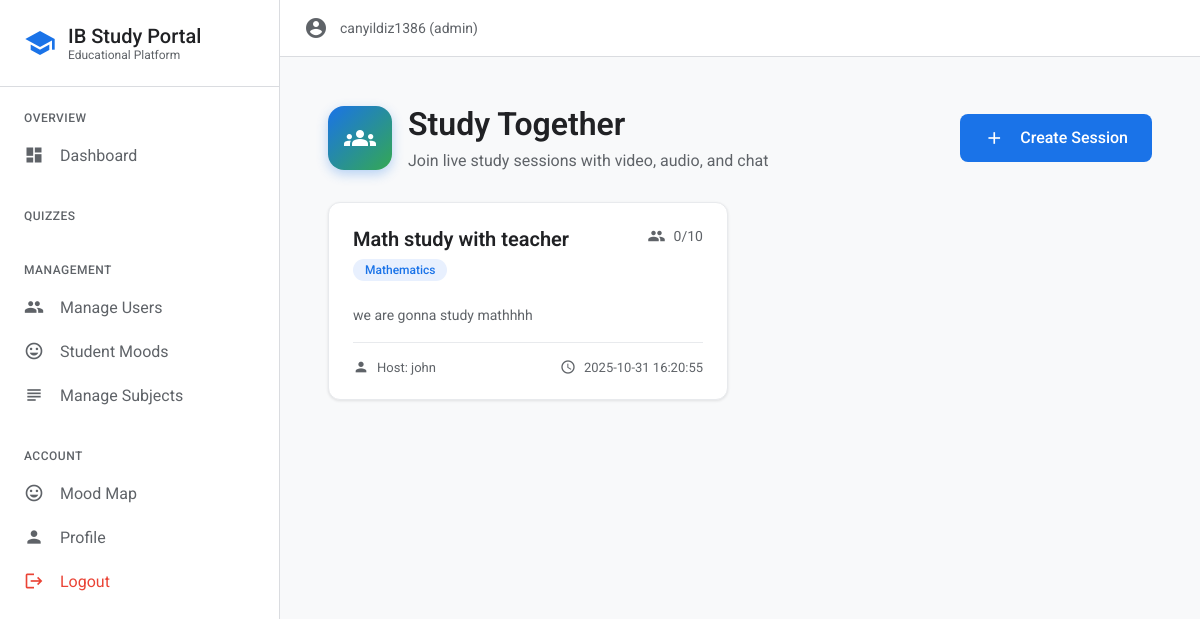
The page /study_together (signed in) on the database as committed earlier.
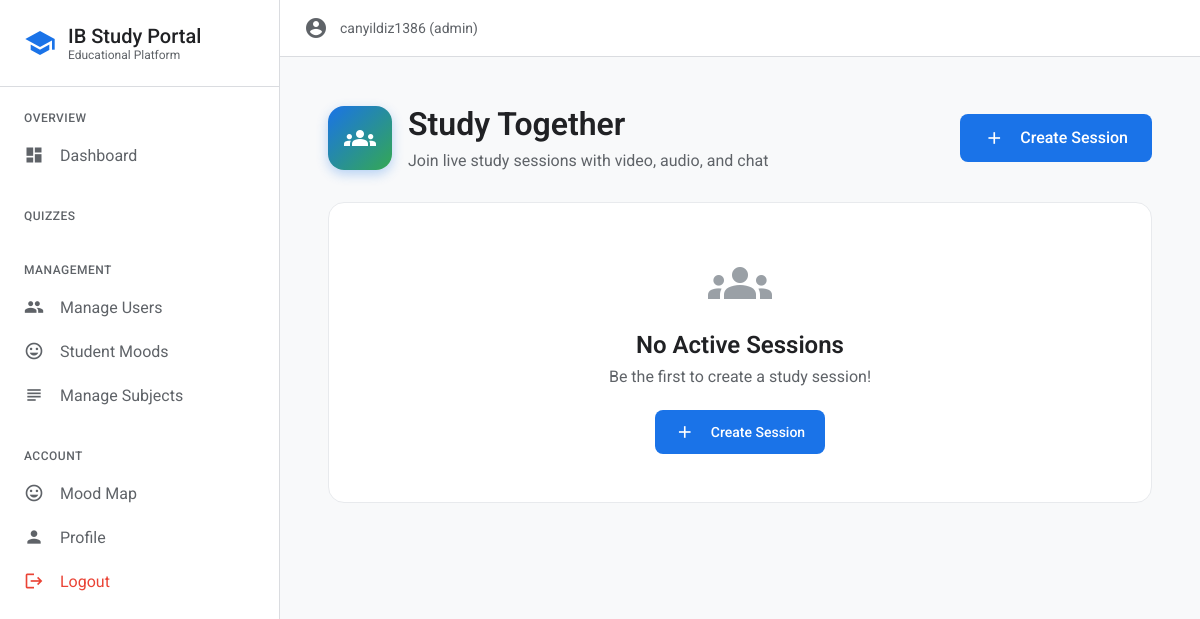
The same page on the database as committed later.
### tables this page shows
CREATE TABLE study_sessions (id INTEGER PRIMARY KEY AUTOINCREMENT,host_id INTEGER NOT NULL,title TEXT NOT NULL,subject_id INTEGER,description TEXT,max_participants INTEGER DEFAULT 10,created_at TIMESTAMP DEFAULT CURRENT_TIMESTAMP,is_active INTEGER DEFAULT 1,FOREIGN KEY (host_id) REFERENCES users (id),FOREIGN KEY (subject_id) REFERENCES subjects (id));

CREATE TABLE subjects (id INTEGER PRIMARY KEY AUTOINCREMENT,name TEXT UNIQUE NOT NULL);

CREATE TABLE users (id INTEGER PRIMARY KEY AUTOINCREMENT,username TEXT UNIQUE NOT NULL,password_hash TEXT NOT NULL,role TEXT NOT NULL DEFAULT 'student',face_image TEXT, grade TEXT);

### utils/auth.py (the view)
	def wrapper(*args,**kwargs):
		if 'user_id' not in session:
			flash('You need to login first','error')
			return redirect(url_for('login'))
		return f(*args,**kwargs)

### app.py (called while the page is built)
@app.context_processor
def inject_mood_theme():
    mood = session.get('user_mood')
    if mood:
        theme = get_mood_theme(mood)
        return {'user_mood': mood, 'mood_theme': theme}
    return {'user_mood': None, 'mood_theme': None}

@app.route('/study_together')
@login_required
def study_together():
    user = get_current_user()
    user_subjects = get_user_subjects(user['id']) if user['role'] in ['student', 'teacher'] else []
    sessions = get_study_sessions()
    return render_template('study_together.html', sessions=sessions, user_subjects=user_subjects, user=user)

### database/db.py (called while the page is built)
def get_db_connection():return sqlite3.connect(DATABASE)

### utils/auth.py (called while the page is built)
def login_required(f):
	def wrapper(*args,**kwargs):
		if 'user_id' not in session:
			flash('You need to login first','error')
			return redirect(url_for('login'))
		return f(*args,**kwargs)
	wrapper.__name__=f.__name__
	return wrapper

def get_current_user():
	user_id,username,role=session.get('user_id'),session.get('username'),session.get('role')
	return {'id':user_id,'username':username,'role':role}

### templates/study_together.html (shortened to what the changed rows need)
{% extends "base.html" %}
{% block content %}
<div style="max-width: 1400px; margin: 0 auto; padding: 24px;">
    <div style="display: flex; align-items: center; justify-content: space-between; margin-bottom: 32px;">
        <div style="display: flex; align-items: center; gap: 16px;">
            <div>
                <h1 style="margin: 0 0 8px 0; font-size: 32px; font-weight: 600; color: #202124;">Study Together</h1>
            </div>
        </div>
    </div>
    {% if sessions %}
    <div style="display: grid; grid-template-columns: repeat(auto-fill, minmax(350px, 1fr)); gap: 24px;">
        {% for session in sessions %}
        <div class="google-card" style="padding: 24px; cursor: pointer;" onclick="window.location.href='{{ url_for('study_session', session_id=session.id) }}'">
            <div style="display: flex; align-items: start; justify-content: space-between; margin-bottom: 16px;">
                <div style="flex: 1;">
                    <h3 style="margin: 0 0 8px 0; font-size: 20px; font-weight: 600; color: #202124;">{{ session.title }}</h3>
                    {% if session.subject_name %}
                    <span style="display: inline-block; padding: 4px 12px; background: #e8f0fe; color: #1a73e8; border-radius: 12px; font-size: 12px; font-weight: 500; margin-bottom: 8px;">{{ session.subject_name }}</span>
                    {% endif %}
                </div>
                <div style="display: flex; align-items: center; gap: 8px; color: #5f6368; font-size: 14px;">
                    <span class="material-icons" style="font-size: 18px;">people</span>
                    <span>{{ session.participant_count }}/{{ session.max_participants }}</span>
                </div>
            </div>
            {% if session.description %}
            <p style="margin: 0 0 16px 0; color: #5f6368; font-size: 14px; line-height: 1.5;">{{ session.description }}</p>
            {% endif %}
            <div style="display: flex; align-items: center; justify-content: space-between; padding-top: 16px; border-top: 1px solid #e8eaed;">
                <div style="display: flex; align-items: center; gap: 8px; color: #5f6368; font-size: 13px;">
                    <span class="material-icons" style="font-size: 16px;">person</span>
                    <span>Host: {{ session.host_name }}</span>
                </div>
                <div style="display: flex; align-items: center; gap: 8px; color: #5f6368; font-size: 13px;">
                    <span class="material-icons" style="font-size: 16px;">schedule</span>
                    <span>{{ session.created_at }}</span>
                </div>
            </div>
        </div>
        {% endfor %}
    </div>
    {% else %}
    <div style="background: white; padding: 48px; border-radius: 16px; border: 1px solid #e8eaed; text-align: center;">
        <span class="material-icons" style="font-size: 64px; color: #9aa0a6; margin-bottom: 16px;">groups</span>
        <h2 style="margin: 0 0 8px 0; font-size: 24px; font-weight: 600; color: #202124;">No Active Sessions</h2>
        <p style="margin: 0 0 24px 0; color: #5f6368; font-size: 16px;">Be the first to create a study session!</p>
        <a href="{{ url_for('create_session') }}" class="google-button" style="text-decoration: none;">
            <span class="material-icons" style="font-size: 20px; margin-right: 8px;">add</span>
            Create Session
        </a>
    </div>
    {% endif %}
</div>
{% endblock %}

Rows that differ between the two databases and show on the page:
removed study_sessions: title "Math study with teacher", subject_name "Mathematics", participant_count "0", max_participants "10", description "we are gonna study mathhhh", host_name "john", created_at "2025-10-31 16:20:55"
Other text that changed with them:
text now shown: "No Active Sessions Be the first to create a study session! Create Session"
